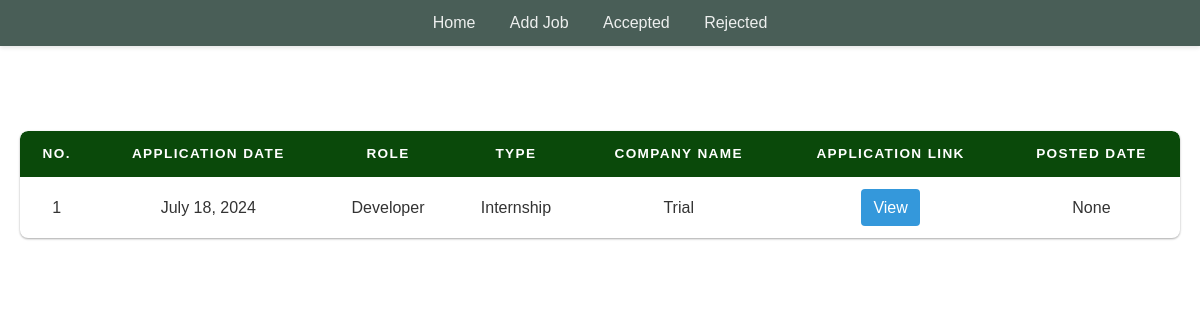
/accepted-jobs/, run on an earlier commit of the app's database.
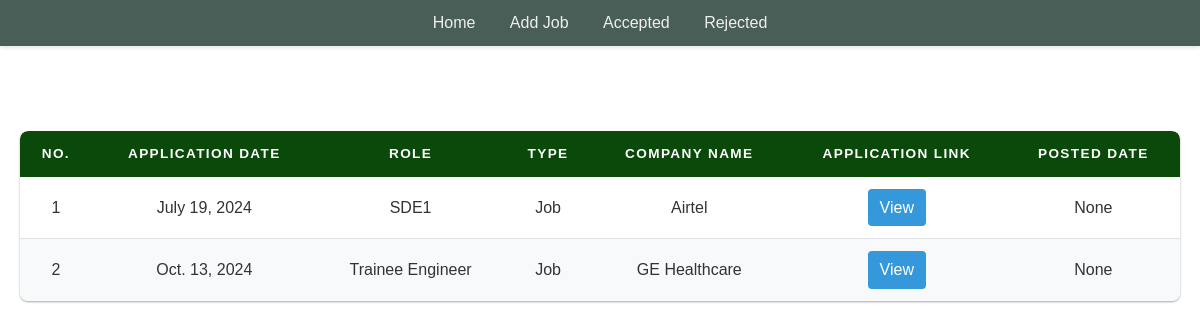
And on a later commit of the database.
### proTrack_main/models.py (models this page shows, shortened)
class Jobs(models.Model):
    job_application_date = models.DateField(verbose_name="Application Date", null=False)
    job_title = models.CharField(max_length=100, verbose_name="Role", null=False)
    JOB_TYPE_CHOICES = [
        ('Internship', 'Internship'),
        ('Job', 'Job'),
    ]
    job_type = models.CharField(
        max_length=10,
        choices=JOB_TYPE_CHOICES,
        verbose_name="Job Type",
        null=False
    )
    company_name = models.CharField(max_length=100, verbose_name="Company Name", null=False)
    applied_link = models.URLField(max_length=200, verbose_name="Application Link", null=True, blank=True)
    job_posted_date = models.DateField(verbose_name="Job Posted Date", null=True, blank = True)
    JOB_STATUS_CHOICES = [
        ('accepted', 'Accepted'),
        ('rejected', 'Rejected'),
    ]
    job_status = models.CharField(max_length=10, choices=JOB_STATUS_CHOICES, verbose_name="Status", blank=True, null=False, default='pending')

### proTrack_main/views.py (the view)
# urls.py: path('accepted-jobs/', accepted_jobs, name='accepted_jobs'),
def accepted_jobs(request):
    accepted_jobs = Jobs.objects.filter(job_status = 'accepted')
    context = {'jobs': accepted_jobs}
    return render(request, 'accepted_jobs.html', context)

### proTrack_main/templates/accepted_jobs.html (shortened to what this page needs)
{%load static%}
<!DOCTYPE html>
<html lang="en">
<head>
    <link rel="stylesheet" href="{% static 'css/accepted_jobs.css' %}">
</head>
<body>
    {%include 'partials/_header.html' %}
    <h1>ACCEPTED JOBS APPLICATIONS</h1>
    <table>
        <thead>
            <tr>
                <th>No.</th>
                <th>Application Date</th>
                <th>Role</th>
                <th>Type</th>
                <th>Company Name</th>
                <th>Application Link</th>
                <th>Posted Date</th>
            </tr>
        </thead>
        <tbody>
            {% if jobs %}
            {% for job in jobs %}
            <tr>
                <td>{{ forloop.counter }}</td>
                <td>{{ job.job_application_date }}</td>
                <td>{{ job.job_title }}</td>
                <td>{{ job.job_type }}</td>
                <td>{{ job.company_name }}</td>
                <td style = "text-align:center;"><a href="{{ job.applied_link }}" class="link-button" target="_blank" rel="noopener noreferrer">View</a></td>
                <td>{{ job.job_posted_date }}</td>
            </tr>
            {% endfor %}
            {% else %}
            <tr>
                <td colspan="9" style="text-align: center;">No accepted jobs found</td>
            </tr>
        {% endif %}
        </tbody>
    </table>
</body>
</html>

What changed in the data, as far as the page shows it:
removed Jobs: job_application_date "July 18, 2024", job_title "Developer", job_type "Internship", company_name "Trial", job_posted_date "None"
now on this page (row edited): Jobs: job_application_date "July 19, 2024", job_title "SDE1", job_type "Job", company_name "Airtel", job_posted_date "None"
now on this page (row edited): Jobs: job_application_date "Oct. 13, 2024", job_title "Trainee Engineer", job_type "Job", company_name "GE Healthcare", job_posted_date "None"
